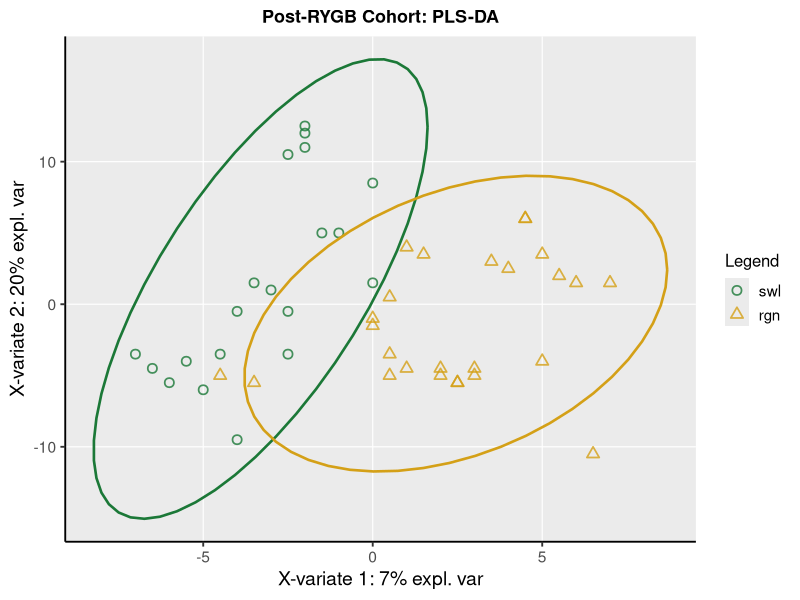

Reproduce this figure in R.
library(ggplot2)

df = read.csv("data.csv", stringsAsFactors = FALSE)
df$group = factor(df$group, levels = c("swl", "rgn"))

# Colors matching original: swl = teal/green, rgn = gold/orange
group_colors = c("swl" = "#1B7837", "rgn" = "#D4A017")
group_shapes = c("swl" = 1, "rgn" = 2)  # circle (open), triangle (open)

p = ggplot(df, aes(x = xvar1, y = xvar2, color = group, shape = group)) +
  geom_point(size = 2.5, alpha = 0.8, stroke = 0.9) +
  stat_ellipse(
    aes(color = group),
    level       = 0.95,
    linewidth   = 0.9,
    show.legend = FALSE
  ) +
  scale_color_manual(values = group_colors, name = "Legend") +
  scale_shape_manual(values = group_shapes, name = "Legend") +
  labs(
    title = "Post-RYGB Cohort: PLS-DA",
    x     = "X-variate 1: 7% expl. var",
    y     = "X-variate 2: 20% expl. var"
  ) +
  theme_classic(base_size = 14) +
  theme(
    plot.title       = element_text(face = "bold", hjust = 0.5, size = 13),
    panel.background = element_rect(fill = "grey92", color = NA),
    panel.grid.major = element_line(color = "white", linewidth = 0.4),
    legend.title     = element_text(size = 12),
    legend.text      = element_text(size = 11)
  )

ggsave("plot.png", p, width = 5, height = 4, dpi = 800)
